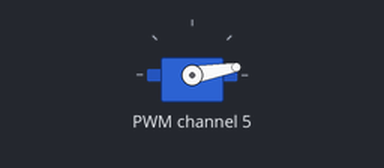
A program run on a simulated Raspberry Pi (BCM pin numbers). Parts: servo. Servo angles are drawn from the pulse width (0.5 ms = 0°, 2.5 ms = 180°).

Above: at 0.05 s.
Timing chart, 0 to 4.6 s (numbered marks = the images above):
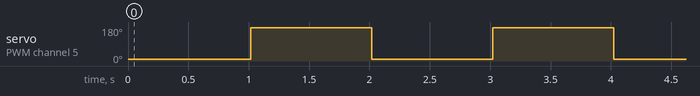

Measured:
- by itself, servo on PWM channel 5: alternates 175° for 1.0 s and 10° for 1.0 s

The program:

servo-hat.py
```python
#!/usr/bin/python3
# Datei servo-hat.py

import Adafruit_PCA9685
import time

pwm = Adafruit_PCA9685.PCA9685()
servoMin = 150
servoMax = 600
pwm.set_pwm_freq(60)

while (True):
  pwm.set_pwm(5, 0, servoMin)  # Minimale Endlage
  time.sleep(1)
  pwm.set_pwm(5, 0, servoMax)  # Maximale Endlage
  time.sleep(1)
```
